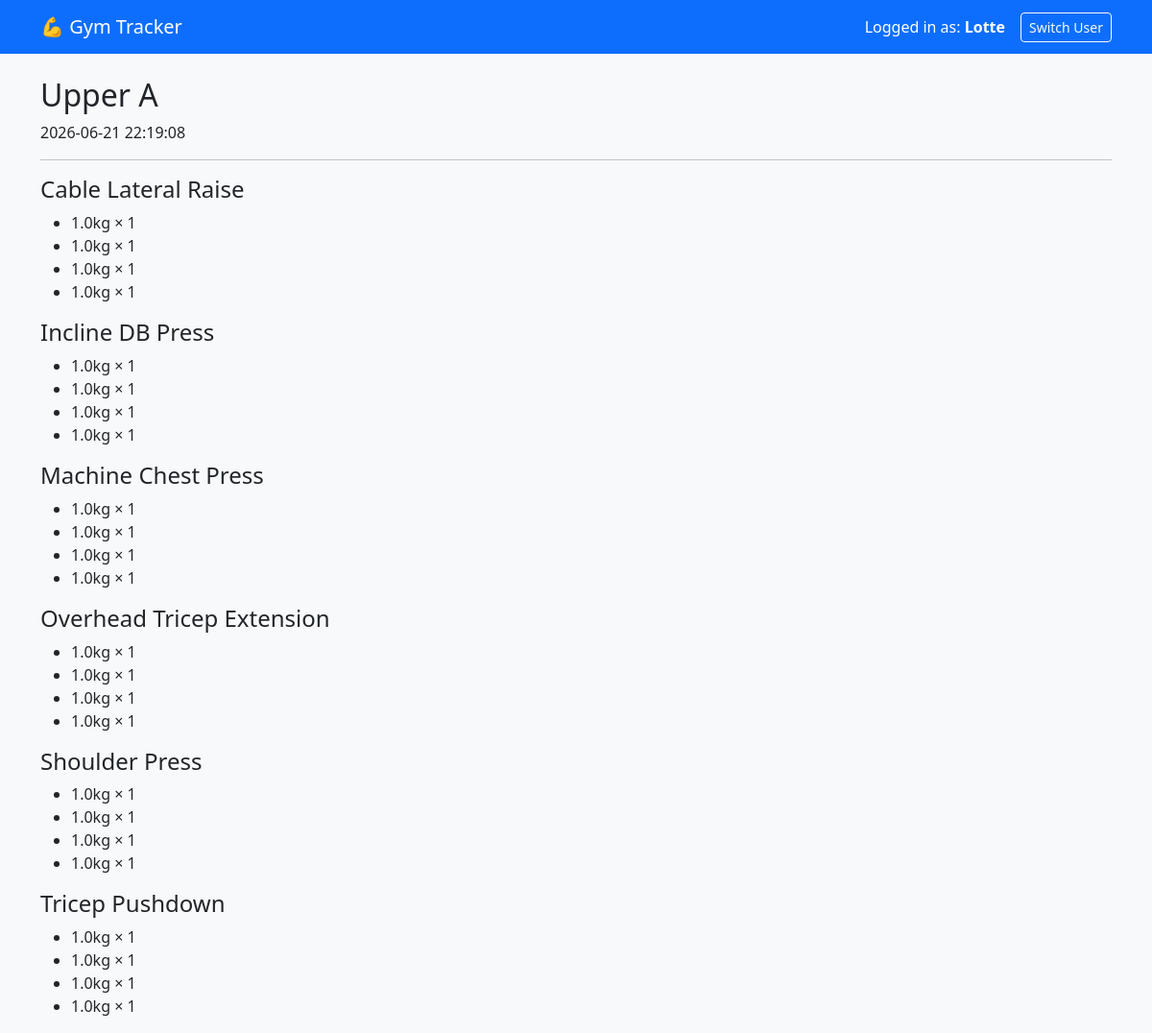
Screenshot of /workout_history/1 (signed in) with the database file from the repository.
### tables this page shows
CREATE TABLE workouts (
    id INTEGER PRIMARY KEY AUTOINCREMENT,
    workout_type TEXT NOT NULL,
    workout_date DATETIME DEFAULT CURRENT_TIMESTAMP
, user_id INTEGER);

CREATE TABLE exercise_sets (
    id INTEGER PRIMARY KEY AUTOINCREMENT,
    workout_id INTEGER,
    exercise_name TEXT,
    set_number INTEGER,
    weight REAL,
    reps INTEGER,
    FOREIGN KEY(workout_id) REFERENCES workouts(id)
);

### app.py (the view)
@app.route("/workout_history/<int:workout_id>")
def workout_history(workout_id):
    conn = get_db()
    cursor = conn.cursor()
    cursor.execute("""
        SELECT *
        FROM workouts
        WHERE id = ?
    """, (workout_id,))
    workout = cursor.fetchone()
    cursor.execute("""
        SELECT *
        FROM exercise_sets
        WHERE workout_id = ?
        ORDER BY exercise_name, set_number
    """, (workout_id,))
    sets = cursor.fetchall()
    conn.close()
    exercises = {}
    for s in sets:
        exercise = s["exercise_name"]
        if exercise not in exercises:
            exercises[exercise] = []
        exercises[exercise].append(
            f'{s["weight"]}kg × {s["reps"]}'
        )
    return render_template(
        "workout_history.html",
        workout=workout,
        exercises=exercises
    )

### app.py (called while the page is built)
def get_db():
    conn = sqlite3.connect("gym.db")
    conn.row_factory = sqlite3.Row
    return conn

### templates/workout_history.html
{% extends "base.html" %}
{% block content %}
<h2>{{ workout["workout_type"] }}</h2>
<p>
{{ workout["workout_date"] }}
</p>
<hr>
{% for exercise, sets in exercises.items() %}
<h4>{{ exercise }}</h4>
<ul>
{% for s in sets %}
<li>{{ s }}</li>
{% endfor %}
</ul>
{% endfor %}
{% endblock %}

### rows the page displays
workouts: workout_type "Upper A", workout_date "2026-06-21 22:19:08"
exercise_sets: exercise_name "Cable Lateral Raise", sets "1.0kg × 1" "1.0kg × 1" "1.0kg × 1" "1.0kg × 1"
exercise_sets: exercise_name "Incline DB Press", sets "1.0kg × 1" "1.0kg × 1" "1.0kg × 1" "1.0kg × 1"
exercise_sets: exercise_name "Machine Chest Press", sets "1.0kg × 1" "1.0kg × 1" "1.0kg × 1" "1.0kg × 1"
exercise_sets: exercise_name "Overhead Tricep Extension", sets "1.0kg × 1" "1.0kg × 1" "1.0kg × 1" "1.0kg × 1"
exercise_sets: exercise_name "Shoulder Press", sets "1.0kg × 1" "1.0kg × 1" "1.0kg × 1" "1.0kg × 1"
exercise_sets: exercise_name "Tricep Pushdown", sets "1.0kg × 1" "1.0kg × 1" "1.0kg × 1" "1.0kg × 1"

### other values shown
{{ session.get("username", "User") }} "Lotte"
